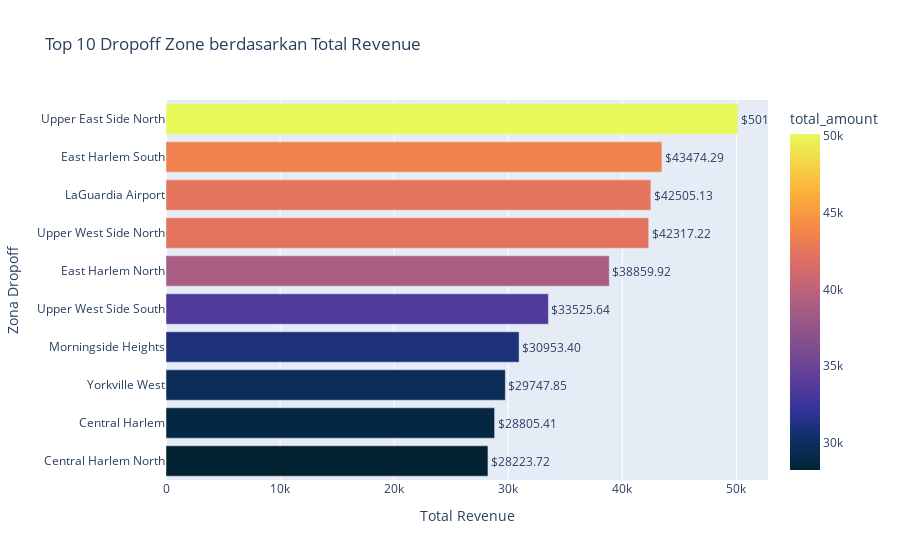

This figure's notebook cell:
### Markdown cell above
### Total Revenue

### Code cell
do_revenue = df.groupby('DO_Zone')['total_amount'].sum().sort_values(ascending=False).head(10).reset_index()

fig = px.bar(
    do_revenue,
    x='total_amount',
    y='DO_Zone',
    orientation='h',
    text='total_amount',
    color='total_amount',
    color_continuous_scale='thermal',
    title='Top 10 Dropoff Zone berdasarkan Total Revenue'
)
fig.update_traces(texttemplate='$%{text:.2f}', textposition='outside')
fig.update_layout(yaxis={'categoryorder':'total ascending'},
                  xaxis_title='Total Revenue',
                  yaxis_title='Zona Dropoff')
fig.show()

### Figure 1 — Plotly figure (JSON) as saved in the notebook; plotly's stock layout.template omitted (floating-point values rounded to 4 significant figures)
{"data": [{"hovertemplate": "total_amount=%{marker.color}<br>DO_Zone=%{y}<extra></extra>", "legendgroup": "", "marker": {"color": [50140.0, 43470.0, 42510.0, 42320.0, 38860.0, 33530.0, 30950.0, 29750.0, 28810.0, 28220.0], "coloraxis": "coloraxis", "pattern": {"shape": ""}}, "name": "", "orientation": "h", "showlegend": false, "text": [50140.0, 43470.0, 42510.0, 42320.0, 38860.0, 33530.0, 30950.0, 29750.0, 28810.0, 28220.0], "textposition": "outside", "texttemplate": "$%{text:.2f}", "type": "bar", "x": [50140.0, 43470.0, 42510.0, 42320.0, 38860.0, 33530.0, 30950.0, 29750.0, 28810.0, 28220.0], "xaxis": "x", "y": ["Upper East Side North", "East Harlem South", "LaGuardia Airport", "Upper West Side North", "East Harlem North", "Upper West Side South", "Morningside Heights", "Yorkville West", "Central Harlem", "Central Harlem North"], "yaxis": "y"}], "layout": {"barmode": "relative", "coloraxis": {"colorbar": {"title": {"text": "total_amount"}}, "colorscale": [[0, "rgb(3, 35, 51)"], [0.09091, "rgb(13, 48, 100)"], [0.1818, "rgb(53, 50, 155)"], [0.2727, "rgb(93, 62, 153)"], [0.3636, "rgb(126, 77, 143)"], [0.4545, "rgb(158, 89, 135)"], [0.5455, "rgb(193, 100, 121)"], [0.6364, "rgb(225, 113, 97)"], [0.7273, "rgb(246, 139, 69)"], [0.8182, "rgb(251, 173, 60)"], [0.9091, "rgb(246, 211, 70)"], [1, "rgb(231, 250, 90)"]]}, "legend": {"tracegroupgap": 0}, "title": {"text": "Top 10 Dropoff Zone berdasarkan Total Revenue"}, "xaxis": {"anchor": "y", "domain": [0, 1], "title": {"text": "Total Revenue"}}, "yaxis": {"anchor": "x", "categoryorder": "total ascending", "domain": [0, 1], "title": {"text": "Zona Dropoff"}}}}
